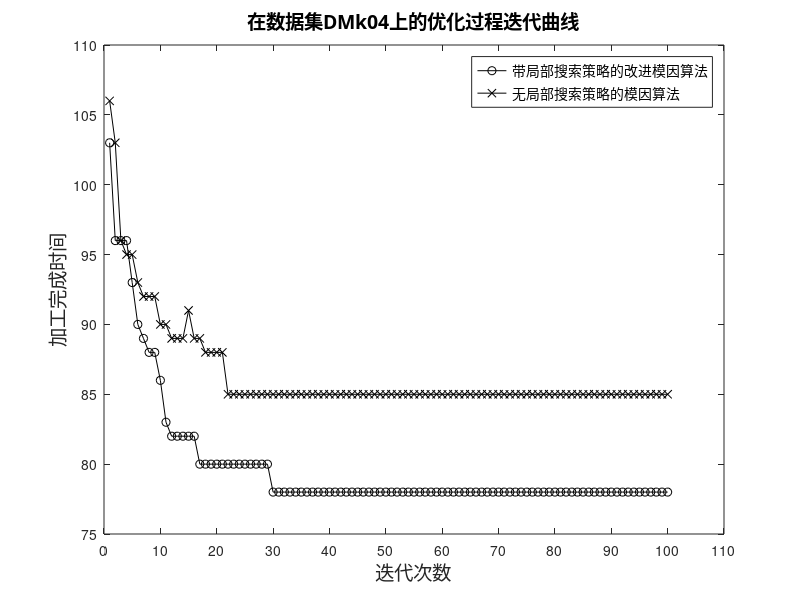

Write the MATLAB code that produced this figure. (Note: this script raises an error after producing the figure.)
clc
clear all

fig = figure('Color','w');% 新建一个figure，并将图像句柄保存到fig
x = 1:1:100;
load('localsearch.mat');
load('Nolocalsearch.mat');
plot(x,makespan_best_T_iter,'-ko',x,makespan_best_T_iter_no,'-kx');
title('在数据集DMk04上的优化过程迭代曲线','FontName','黑体','FontSize',14);
axis( [0,110,75,110])  %确定x轴与y轴框图大小
set(gca,'XTick',[0:10:110]) %x轴范围
set(gca,'YTick',[75:5:110]) %y轴范围
legend('带局部搜索策略的改进模因算法','无局部搜索策略的模因算法','Location','NorthEast', 'FontName','黑体','FontSize',10,'FontWeight','normal');   %右下角标注
xlabel('迭代次数', 'FontName','黑体','FontSize',14,'FontWeight','normal')  %x轴坐标描述
ylabel('加工完成时间', 'FontName','黑体','FontSize',14,'FontWeight','normal') %y轴坐标描述

frame = getframe(fig); % 获取frame
img = frame2im(frame); % 将frame变换成imwrite函数可以识别的格式
imwrite(img,'../结果图/localsearch.png'); % 保存到工作目录下，名字为"a.png"